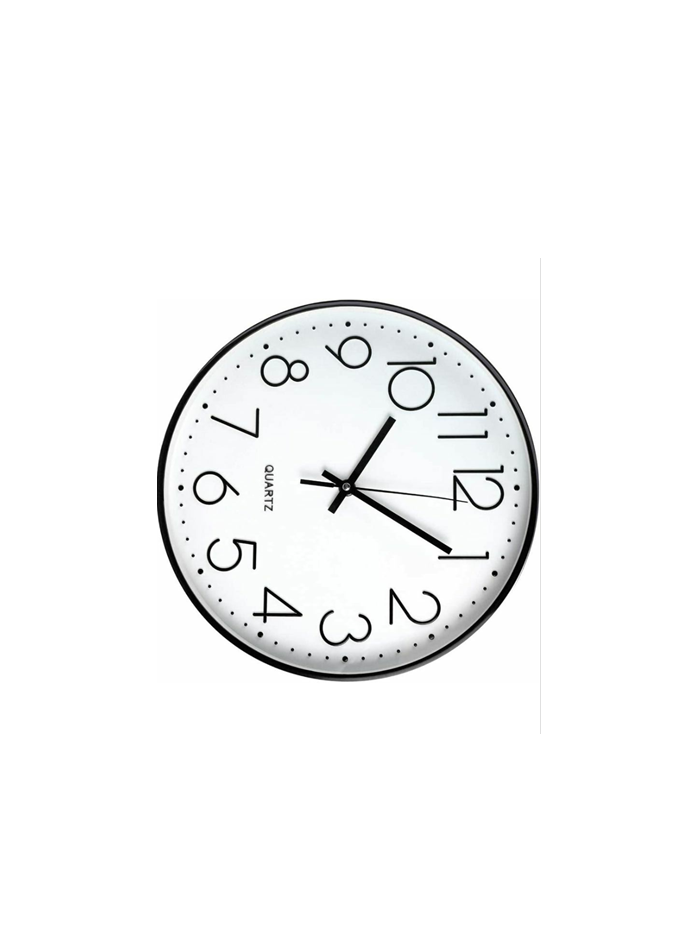
#> input picture Tds/Analyse d'image/data_images/database/clock.png, 681 x 941 px, found by its file name
$ python Circle_Detection.py
#> lines starting #> are read from the running program, lines starting #| are printed output that depends on the picture; after the words box and inside, x2 and y2 are one past the last pixel; in counts of white or black regions, pixels touching at a corner belong together

# import the necessary packages
import numpy as np
import argparse
import cv2


def intAverage(lst):
    return int(sum(lst) / len(lst))

# load the image, clone it for output, and then convert it to grayscale
img = cv2.imread('data_images/database/clock.png')
#> img is the input picture: shape (941, 681, 3); mean B, G, R 247.1, 247, 246.6
image = cv2.resize(img,None,fx=1, fy=1, interpolation = cv2.INTER_CUBIC)

output = image.copy()
gray = cv2.cvtColor(image, cv2.COLOR_BGR2GRAY)
_,thresh = cv2.threshold(gray,thresh=127,maxval=255,type=cv2.THRESH_BINARY_INV)
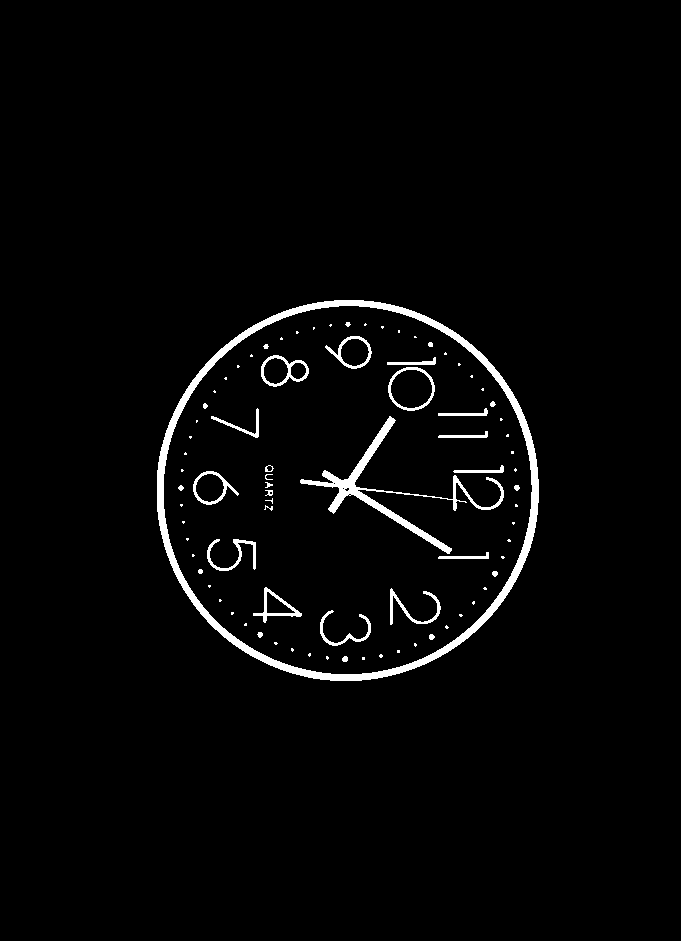
#> thresh: shape (941, 681); 2.5% white; 82 white regions (49 under 20 px), largest, box (x1, y1, x2, y2) and area: (157, 300, 539, 681) 8211, (300, 416, 504, 554) 2596, (261, 355, 309, 387) 416
edges = cv2.Canny(thresh,100,200)
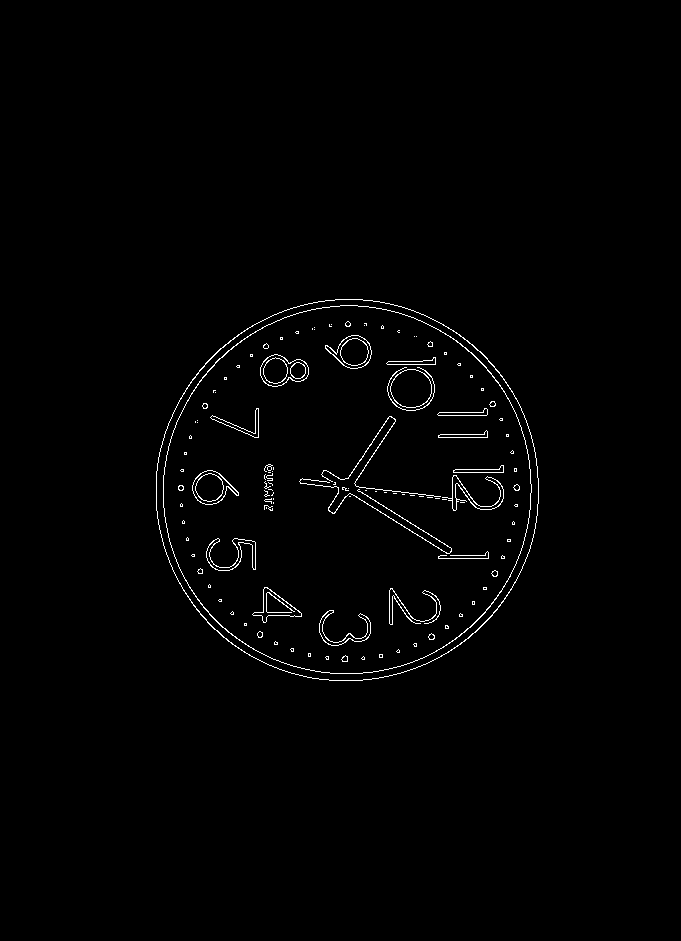
#> edges: shape (941, 681); 1.1% white in thin lines or dots, all inside (x1, y1, x2, y2) = (156, 299, 539, 681)
edges_output = cv2.cvtColor(edges,cv2.COLOR_GRAY2BGR)

#     # show the output image
# cv2.imshow("output", np.hstack([thresh, edges]))
# cv2.waitKey(0)
# cv2.destroyAllWindows()

# detect circles in the image
# https://docs.opencv.org/4.x/dd/d1a/group__imgproc__feature.html#ga47849c3be0d0406ad3ca45db65a25d2d
circles = cv2.HoughCircles(edges, cv2.HOUGH_GRADIENT, 1, 5,
              param1=300,
              param2=60,
              minRadius = 140,
              maxRadius=200)
#> circles = [[345.5, 489.5, 191.8], [352.5, 487.5, 186.4], [353.5, 493.5, 189.5], [337.5, 487.5, 191.7]]
# https://docs.opencv.org/3.4/d9/db0/tutorial_hough_lines.html
lines = cv2.HoughLines(edges,1,np.pi/360,80)
#> lines = 23 rows, first 8: [226, 2.13], [435, 1.7], [439, 1.69], [238, 2.12], [231, 2.12], [449, 1.68], [443, 1.68], [560, 0.576]

for line in lines:
    for rho, theta in line:
        a = np.cos(theta)
        b = np.sin(theta)
        x0 = a*rho
        y0 = b*rho
        x1 = int(x0 + 1000*(-b))
        y1 = int(y0 + 1000*(a))
        x2 = int(x0 - 1000*(-b))
        y2 = int(y0 - 1000*(a))

        cv2.line(edges_output,(x1,y1),(x2,y2),(0,0,255),2)
#> this loop made 23 passes
#> line on passes 1 to 12: [[226, 2.13]], [[435, 1.7]], [[439, 1.69]], [[238, 2.12]], [[231, 2.12]], [[449, 1.68]], [[443, 1.68]], [[560, 0.576]], [[227, 2.14]], [[554, 0.585]], [[428, 1.72]], [[563, 0.593]]
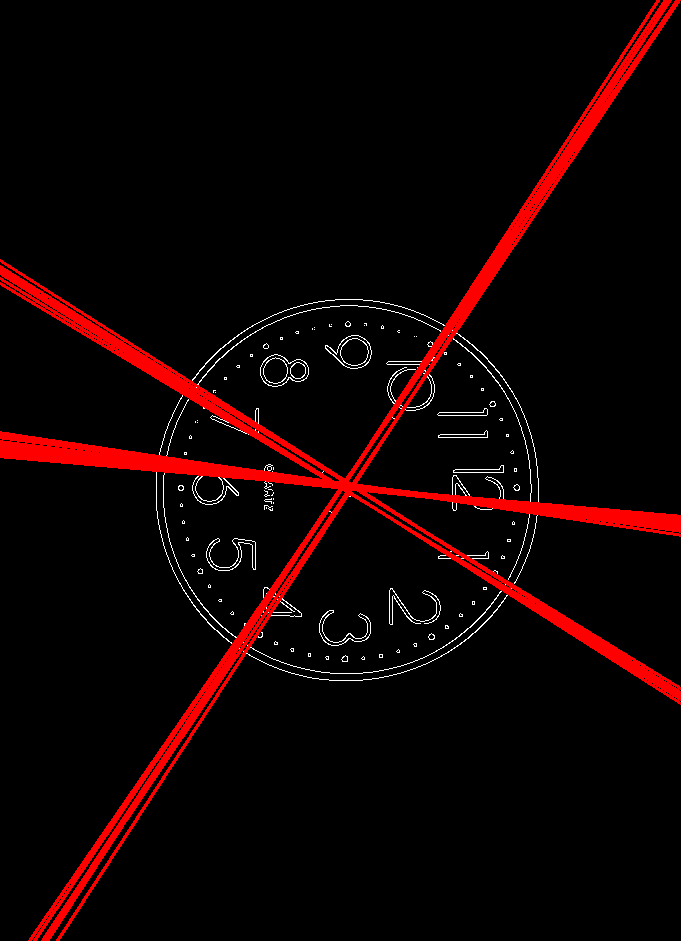
#> edges_output: shape (941, 681, 3); mean B, G, R 2.2, 2.2, 16.6


# ensure at least some circles were found
if circles is not None:
    # convert the (x, y) coordinates and radius of the circles to integers
    circles = np.uint16(np.around(circles))
#> circles = [[346, 490, 192], [352, 488, 186], [354, 494, 190], [338, 488, 192]]
    print(circles)
#| [[[346 490 192]
#|   [352 488 186]
#|   [354 494 190]
#|   [338 488 192]]]
    radius = []
    x0 = []
    y0 = []
    # loop over the (x, y) coordinates and radius of the circles
    for (x, y, r) in circles[0,:]:
        # draw the circle in the output image, then draw a rectangle
        # corresponding to the center of the circle
        radius.append(r)
        x0.append(x)
        y0.append(y)
        cv2.circle(edges_output, (x, y), r, (0, 255, 0), 1)
#> this loop made 4 passes
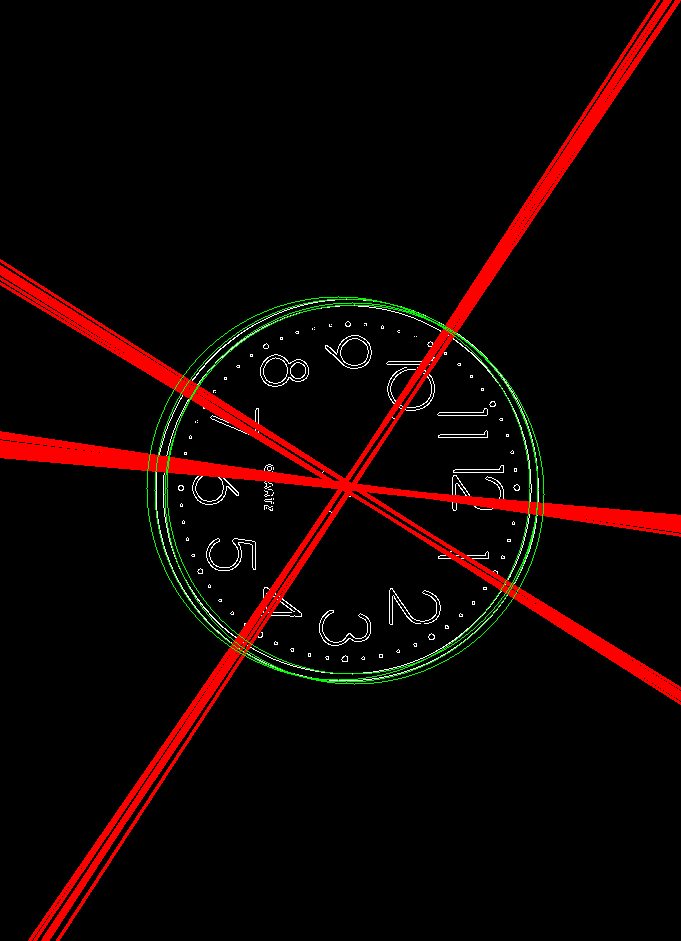
#> edges_output: shape (941, 681, 3); 0.62% of pixels changed, all inside (x1, y1, x2, y2) = (146, 296, 545, 685)
#> after the loop, radius = [192, 186, 190, 192]; x0 = [346, 352, 354, 338]; y0 = [490, 488, 494, 488]
        # cv2.rectangle(output, (x - 5, y - 5), (x + 5, y + 5), (0, 128, 255), -1)

    cv2.circle(edges_output, (intAverage(x0), intAverage(y0)), intAverage(radius), (0, 0, 255), 2)
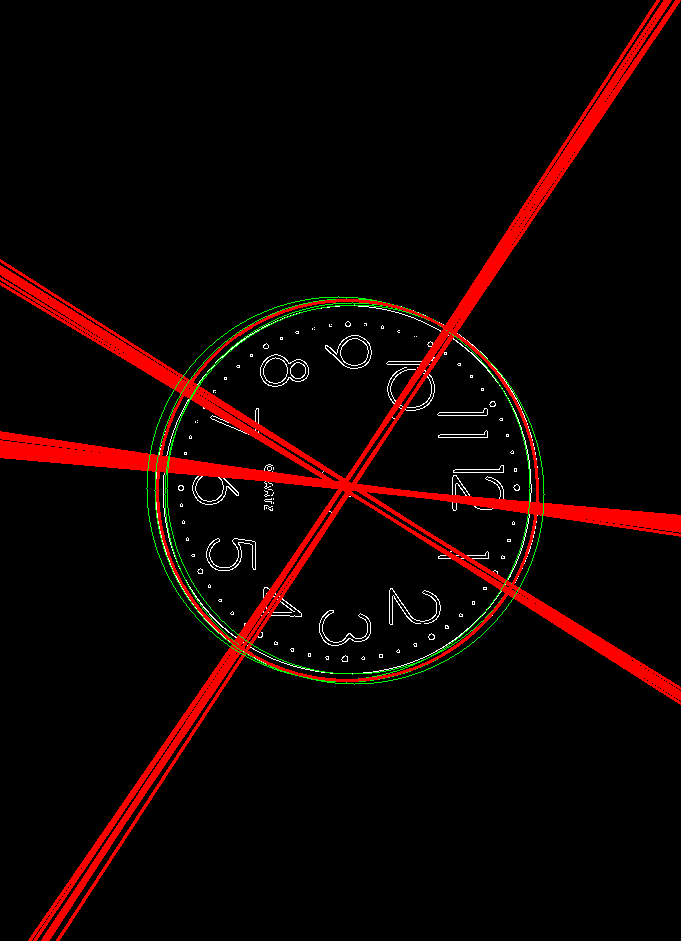
#> edges_output: shape (941, 681, 3); 0.52% of pixels changed, all inside (x1, y1, x2, y2) = (156, 299, 539, 682)
    cv2.rectangle(edges_output, (x - 2, y - 2), (x + 2, y + 2), (0, 0, 255), -1)
#> edges_output: shape (941, 681, 3); under 0.01% of pixels changed, all inside (x1, y1, x2, y2) = (336, 489, 338, 491)

    # show the output image
    cv2.imshow("output", np.hstack([image, edges_output]))
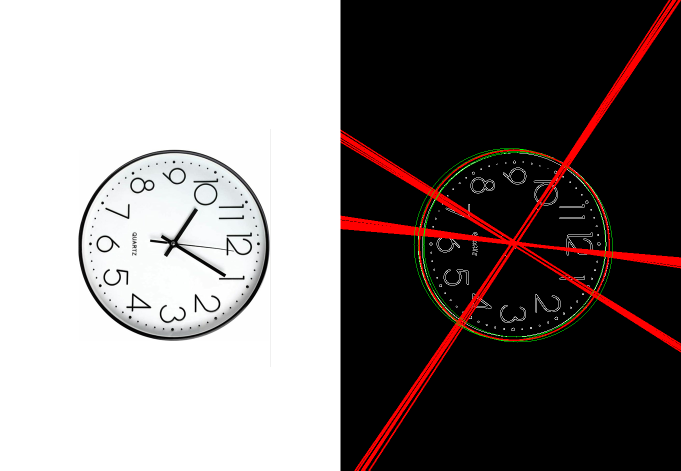
#> window 'output': shape (941, 1362, 3) (shown at 1/2 size); mean B, G, R 124.4, 125, 132
    cv2.waitKey(0)
    cv2.destroyAllWindows()
